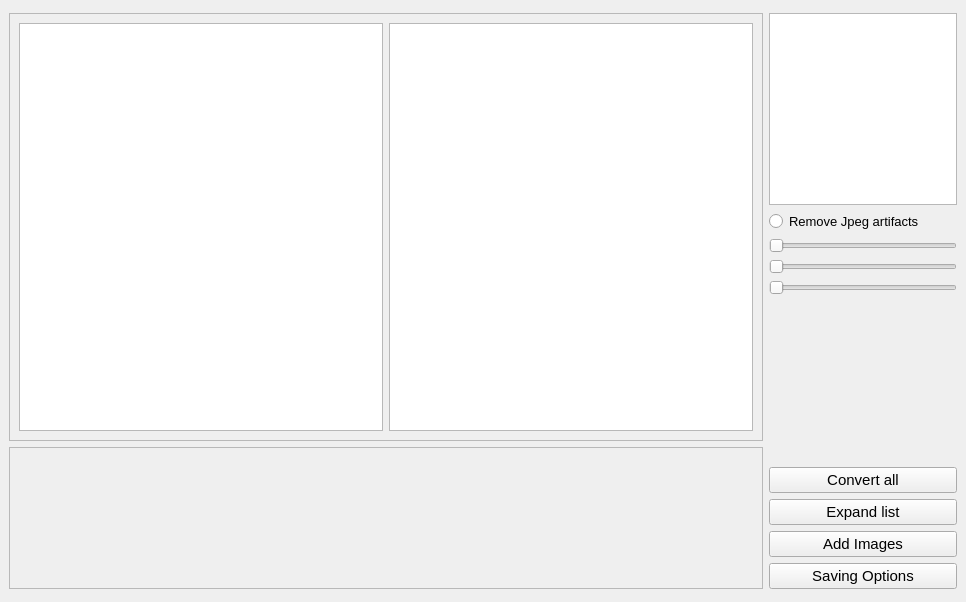
<?xml version="1.0" encoding="UTF-8"?>
<ui version="4.0">
 <class>MainWindow</class>
 <widget class="QMainWindow" name="MainWindow">
  <property name="geometry">
   <rect>
    <x>0</x>
    <y>0</y>
    <width>966</width>
    <height>602</height>
   </rect>
  </property>
  <property name="windowTitle">
   <string>MainWindow</string>
  </property>
  <widget class="QWidget" name="centralwidget">
   <property name="acceptDrops">
    <bool>true</bool>
   </property>
   <layout class="QHBoxLayout" name="horizontalLayout_2" stretch="4,1">
    <property name="topMargin">
     <number>13</number>
    </property>
    <property name="bottomMargin">
     <number>13</number>
    </property>
    <item>
     <layout class="QVBoxLayout" name="verticalLayout_3" stretch="6,2">
      <property name="sizeConstraint">
       <enum>QLayout::SetDefaultConstraint</enum>
      </property>
      <item>
       <widget class="QFrame" name="previewFrame">
        <property name="sizePolicy">
         <sizepolicy hsizetype="Expanding" vsizetype="Expanding">
          <horstretch>0</horstretch>
          <verstretch>0</verstretch>
         </sizepolicy>
        </property>
        <property name="frameShape">
         <enum>QFrame::StyledPanel</enum>
        </property>
        <property name="frameShadow">
         <enum>QFrame::Raised</enum>
        </property>
        <layout class="QHBoxLayout" name="horizontalLayout">
         <item>
          <widget class="PreviewWidget" name="preview1">
           <property name="minimumSize">
            <size>
             <width>200</width>
             <height>200</height>
            </size>
           </property>
           <property name="focusPolicy">
            <enum>Qt::NoFocus</enum>
           </property>
           <property name="acceptDrops">
            <bool>false</bool>
           </property>
          </widget>
         </item>
         <item>
          <widget class="PreviewWidgetWithProgressBar" name="preview2Holder">
           <property name="sizePolicy">
            <sizepolicy hsizetype="MinimumExpanding" vsizetype="MinimumExpanding">
             <horstretch>0</horstretch>
             <verstretch>0</verstretch>
            </sizepolicy>
           </property>
           <property name="minimumSize">
            <size>
             <width>200</width>
             <height>200</height>
            </size>
           </property>
           <property name="focusPolicy">
            <enum>Qt::NoFocus</enum>
           </property>
           <property name="acceptDrops">
            <bool>false</bool>
           </property>
          </widget>
         </item>
        </layout>
       </widget>
      </item>
      <item>
       <widget class="QScrollArea" name="scrollArea">
        <property name="sizePolicy">
         <sizepolicy hsizetype="MinimumExpanding" vsizetype="Preferred">
          <horstretch>0</horstretch>
          <verstretch>0</verstretch>
         </sizepolicy>
        </property>
        <property name="minimumSize">
         <size>
          <width>650</width>
          <height>80</height>
         </size>
        </property>
        <property name="baseSize">
         <size>
          <width>0</width>
          <height>95</height>
         </size>
        </property>
        <property name="focusPolicy">
         <enum>Qt::NoFocus</enum>
        </property>
        <property name="widgetResizable">
         <bool>true</bool>
        </property>
        <widget class="QWidget" name="scrollAreaWidgetContents">
         <property name="geometry">
          <rect>
           <x>0</x>
           <y>0</y>
           <width>750</width>
           <height>140</height>
          </rect>
         </property>
         <layout class="QVBoxLayout" name="verticalLayout_2">
          <item>
           <layout class="QVBoxLayout" name="scrollLayout">
            <property name="rightMargin">
             <number>0</number>
            </property>
           </layout>
          </item>
         </layout>
        </widget>
       </widget>
      </item>
     </layout>
    </item>
    <item>
     <layout class="QVBoxLayout" name="verticalLayout">
      <item>
       <widget class="QGraphicsView" name="graphicsView">
        <property name="sizePolicy">
         <sizepolicy hsizetype="Preferred" vsizetype="Preferred">
          <horstretch>0</horstretch>
          <verstretch>0</verstretch>
         </sizepolicy>
        </property>
       </widget>
      </item>
      <item>
       <widget class="QRadioButton" name="removeJpegCheckBox">
        <property name="font">
         <font>
          <pointsize>10</pointsize>
         </font>
        </property>
        <property name="text">
         <string>Remove Jpeg artifacts</string>
        </property>
       </widget>
      </item>
      <item>
       <widget class="QSlider" name="horizontalSlider_3">
        <property name="sizePolicy">
         <sizepolicy hsizetype="Preferred" vsizetype="Fixed">
          <horstretch>0</horstretch>
          <verstretch>0</verstretch>
         </sizepolicy>
        </property>
        <property name="orientation">
         <enum>Qt::Horizontal</enum>
        </property>
       </widget>
      </item>
      <item>
       <widget class="QSlider" name="horizontalSlider_2">
        <property name="sizePolicy">
         <sizepolicy hsizetype="Preferred" vsizetype="Fixed">
          <horstretch>0</horstretch>
          <verstretch>0</verstretch>
         </sizepolicy>
        </property>
        <property name="orientation">
         <enum>Qt::Horizontal</enum>
        </property>
       </widget>
      </item>
      <item>
       <widget class="QSlider" name="horizontalSlider">
        <property name="sizePolicy">
         <sizepolicy hsizetype="Preferred" vsizetype="Fixed">
          <horstretch>0</horstretch>
          <verstretch>0</verstretch>
         </sizepolicy>
        </property>
        <property name="orientation">
         <enum>Qt::Horizontal</enum>
        </property>
       </widget>
      </item>
      <item>
       <spacer name="verticalSpacer">
        <property name="orientation">
         <enum>Qt::Vertical</enum>
        </property>
        <property name="sizeHint" stdset="0">
         <size>
          <width>20</width>
          <height>40</height>
         </size>
        </property>
       </spacer>
      </item>
      <item>
       <widget class="QPushButton" name="convertAllButton">
        <property name="font">
         <font>
          <pointsize>11</pointsize>
         </font>
        </property>
        <property name="text">
         <string>Convert all</string>
        </property>
       </widget>
      </item>
      <item>
       <widget class="QPushButton" name="expandListButton">
        <property name="font">
         <font>
          <pointsize>11</pointsize>
         </font>
        </property>
        <property name="text">
         <string>Expand list</string>
        </property>
       </widget>
      </item>
      <item>
       <widget class="QPushButton" name="addImagesButton">
        <property name="font">
         <font>
          <pointsize>11</pointsize>
         </font>
        </property>
        <property name="text">
         <string>Add Images</string>
        </property>
       </widget>
      </item>
      <item>
       <widget class="QPushButton" name="savingOptionsButton">
        <property name="font">
         <font>
          <pointsize>11</pointsize>
         </font>
        </property>
        <property name="text">
         <string>Saving Options</string>
        </property>
       </widget>
      </item>
     </layout>
    </item>
   </layout>
  </widget>
 </widget>
 <customwidgets>
  <customwidget>
   <class>PreviewWidget</class>
   <extends>QGraphicsView</extends>
   <header>previewWidget</header>
  </customwidget>
  <customwidget>
   <class>PreviewWidgetWithProgressBar</class>
   <extends>QGraphicsView</extends>
   <header>previewWidgetWithProgressBar</header>
  </customwidget>
 </customwidgets>
 <resources/>
 <connections/>
</ui>
